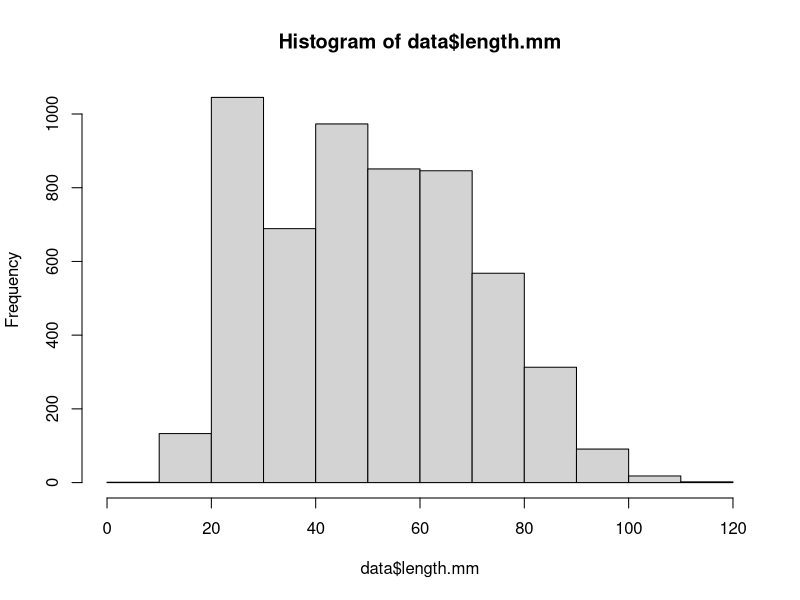
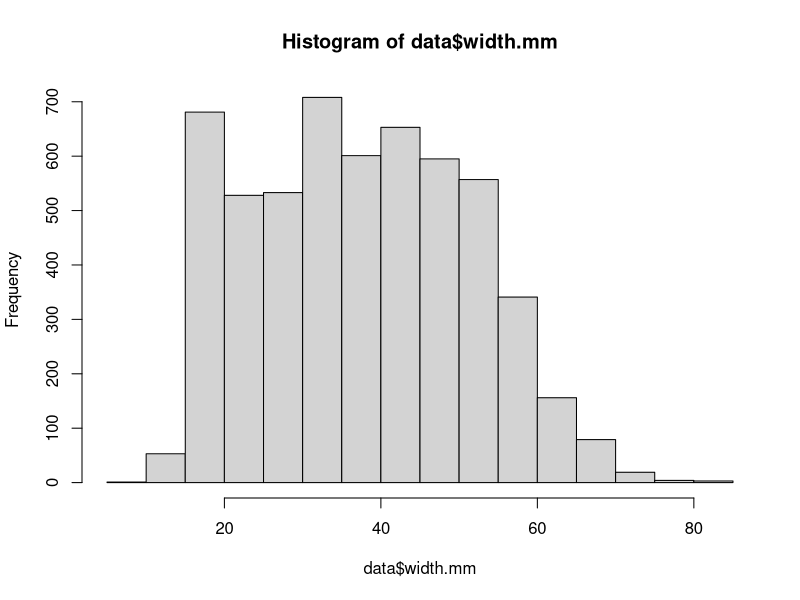
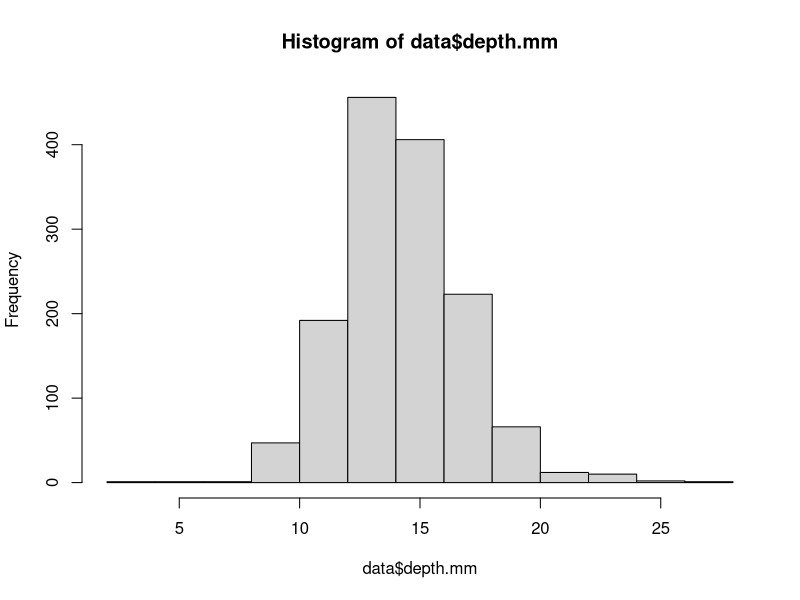
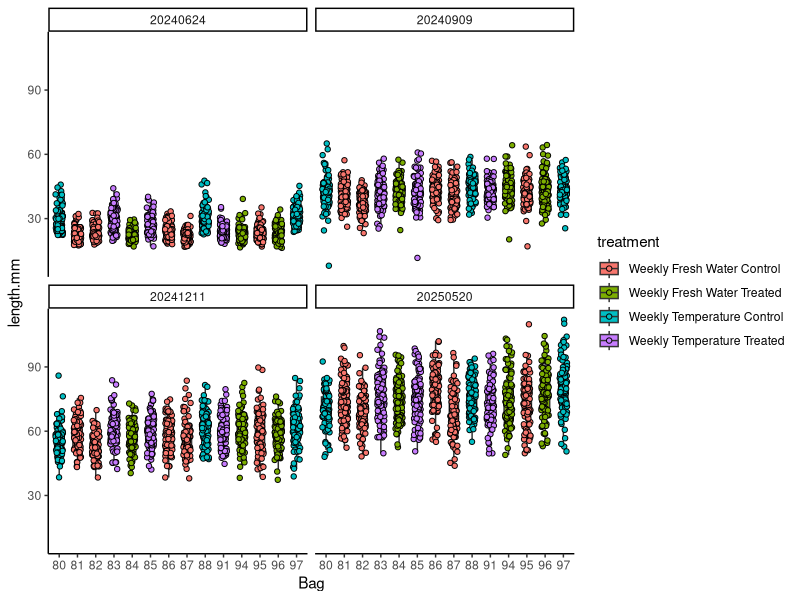
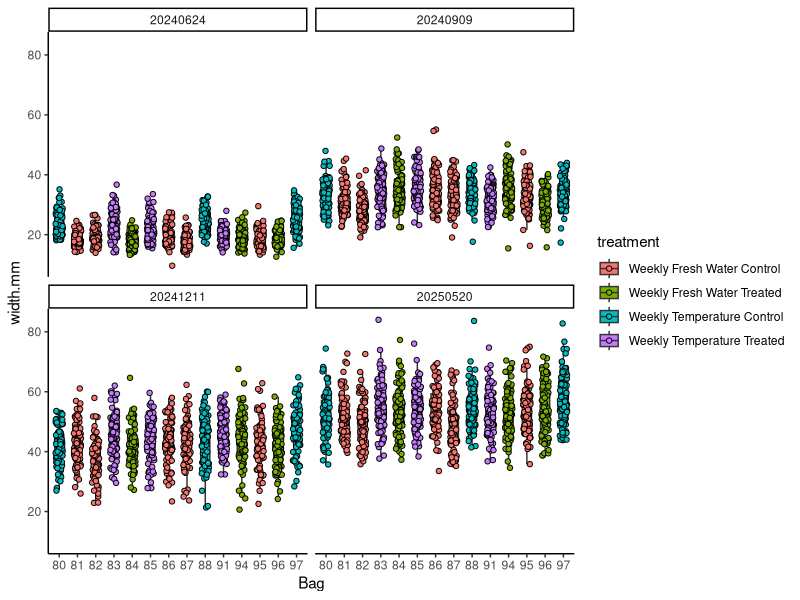
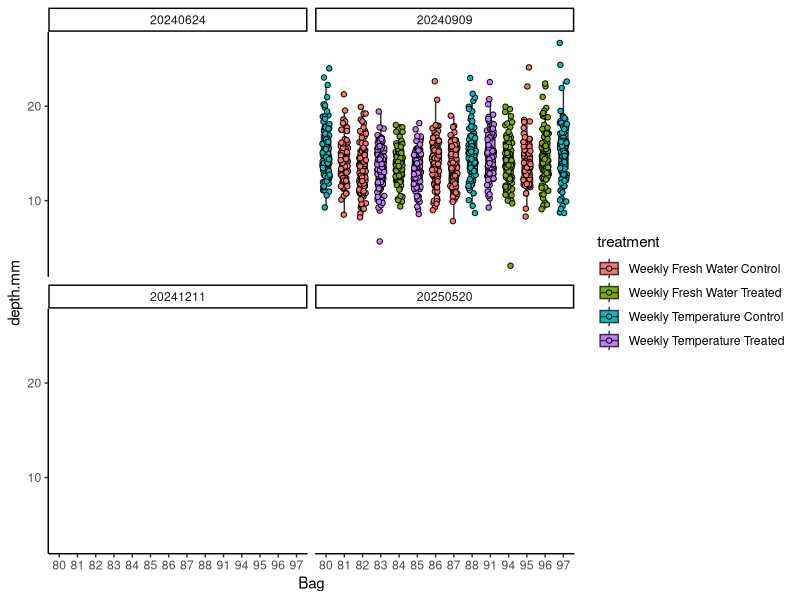
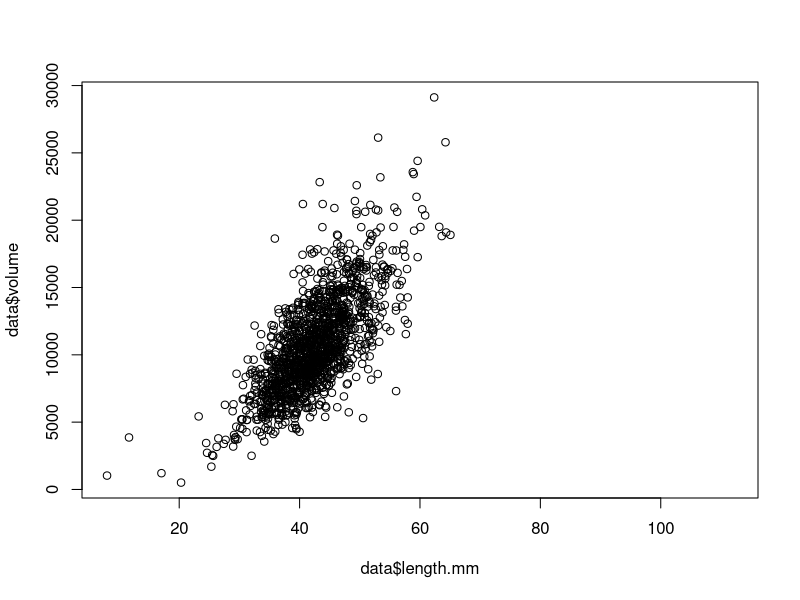
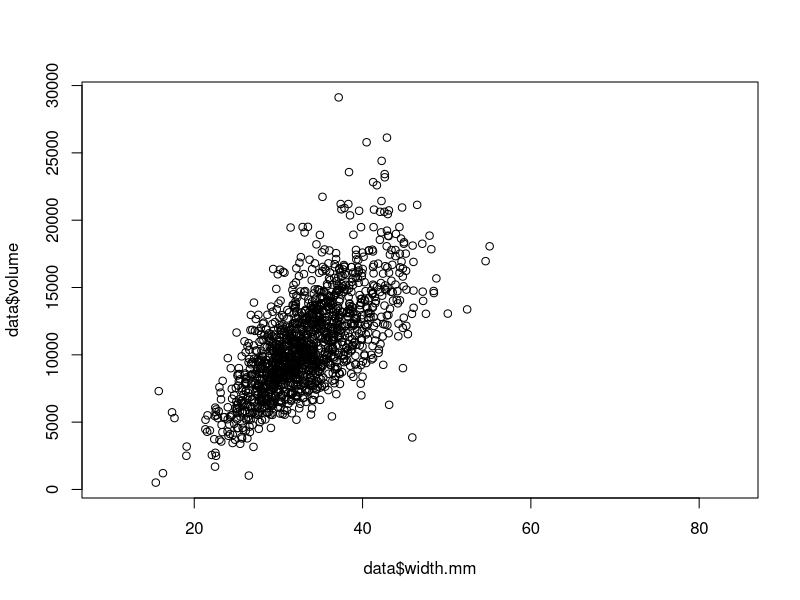

R code for these plots, in order:
## ---- chunk 1
knitr::opts_chunk$set(echo = TRUE, warning = FALSE, message = FALSE)
## ---- chunk 2
if ("tidyverse" %in% rownames(installed.packages()) == 'FALSE') install.packages('tidyverse') 
if ("ggplot2" %in% rownames(installed.packages()) == 'FALSE') install.packages('ggplot2') 
if ("ggeffects" %in% rownames(installed.packages()) == 'FALSE') install.packages('ggeffects') 

library("ggplot2")
library("tidyverse")
library("lme4")
library("lmerTest")
library("emmeans")
library("car")
library("mgcv")
library("ggeffects")
library("cowplot")
## ---- chunk 3
data<-read_csv(file="data/outplanting/GoosePoint/growth_GoosePoint.csv")%>%
  mutate(date=as.factor(date))
## ---- chunk 4
data$field_cattle_tag<-factor(data$field_cattle_tag)
## ---- chunk 5
data$dead[is.na(data$dead)] <- 0
data$stuck[is.na(data$stuck)] <- 0
## ---- chunk 6
metadata<-read_csv(file="data/outplanting/GoosePoint/bag_list_GoosePoint.csv")
metadata$field_cattle_tag<-factor(metadata$field_cattle_tag)

data$treatment<-metadata$treatment[match(data$field_cattle_tag, metadata$field_cattle_tag)]
## ---- chunk 7
hist(data$length.mm)
hist(data$width.mm)
hist(data$depth.mm)
## ---- chunk 8
plot1<-data%>%
  ggplot(aes(x=field_cattle_tag, y=length.mm, fill = treatment)) +
  facet_wrap(~date)+
  geom_boxplot(width=.5, outlier.shape= NA, position = position_dodge(width = 0.4)) +
  geom_point(pch = 21, position=position_jitterdodge(dodge.width=0.4)) +
  xlab("Bag") + 
  theme_classic(); plot1
## ---- chunk 9
plot2<-data%>%
  ggplot(aes(x=field_cattle_tag, y=width.mm, fill = treatment)) +
  facet_wrap(~date)+
  geom_boxplot(width=.5, outlier.shape= NA, position = position_dodge(width = 0.4)) +
  geom_point(pch = 21, position=position_jitterdodge(dodge.width=0.4)) +
  xlab("Bag") + 
  theme_classic(); plot2
## ---- chunk 10
plot3<-data%>%
  ggplot(aes(x=field_cattle_tag, y=depth.mm, fill = treatment)) +
  facet_wrap(~date)+
  geom_boxplot(width=.5, outlier.shape= NA, position = position_dodge(width = 0.4)) +
  geom_point(pch = 21, position=position_jitterdodge(dodge.width=0.4)) +
  xlab("Bag") + 
  theme_classic(); plot3
## ---- chunk 11
data$volume <- (4/3) * pi * (data$length.mm/2) * (data$width.mm/2) * (data$depth.mm/2)
## ---- chunk 12
plot(data$volume ~ data$length.mm)
plot(data$volume ~ data$width.mm)
## ---- chunk 13
training_data<-data%>%
  filter(date=="20240909")%>%
  filter(!is.na(volume))
## ---- chunk 14
# Fit a polynomial regression model (2nd-degree polynomial)
poly_model <- lm(volume ~ poly(length.mm, 2) + poly(width.mm, 2) + length.mm:width.mm, data = training_data)

# Fit a Generalized Additive Model (GAM) for comparison
gam_model <- gam(volume ~ s(length.mm, bs = "cs") + s(width.mm, bs = "cs"), data = training_data)

# Compare model summaries
summary(poly_model)
summary(gam_model)
## ---- chunk 15
plot(poly_model)
plot(gam_model)
## ---- chunk 16
# Predict Volume using the trained model
data$Predicted_Volume_GAM <- predict(gam_model, data)
data$Predicted_Volume_Poly <- predict(poly_model, data)
## ---- chunk 17
plot(data$Predicted_Volume_GAM ~ data$volume)
plot(data$Predicted_Volume_Poly ~ data$volume)
## ---- chunk 18
# Plot the relationship for visualization
ggplot(training_data, aes(x = length.mm, y = volume)) +
  geom_point() +
  geom_smooth(method = "gam", formula = y ~ s(x, bs = "cs"), color = "blue") +
  ggtitle("GAM Fit for Length vs Volume")

ggplot(training_data, aes(x = width.mm, y = volume)) +
  geom_point() +
  geom_smooth(method = "gam", formula = y ~ s(x, bs = "cs"), color = "red") +
  ggtitle("GAM Fit for Width vs Volume")
## ---- chunk 19
# Plot polynomial fit for Length vs. Volume
ggplot(training_data, aes(x = length.mm, y = volume)) +
  geom_point() +
  stat_smooth(method = "lm", formula = y ~ poly(x, 2), color = "blue", se = TRUE) +
  ggtitle("Polynomial Regression (2nd Degree) Fit for Length vs Volume")

# Plot polynomial fit for Width vs. Volume
ggplot(training_data, aes(x = width.mm, y = volume)) +
  geom_point() +
  stat_smooth(method = "lm", formula = y ~ poly(x, 2), color = "red", se = TRUE) +
  ggtitle("Polynomial Regression (2nd Degree) Fit for Width vs Volume")
## ---- chunk 20
# Plot polynomial fit for Length vs. Volume
ggplot(data%>%filter(date=="20240909"), aes(x = volume, y = Predicted_Volume_Poly)) +
  geom_point() +
  stat_smooth(method = "loess", color = "blue", se = TRUE) +
  ggtitle("Polynomial Regression (2nd Degree) Fit for Known vs Predicted Volume")
## ---- chunk 21
hist(data$Predicted_Volume_Poly)
min(data$Predicted_Volume_Poly)
## ---- chunk 22
data<-data%>%filter(Predicted_Volume_Poly>0)
hist(data$Predicted_Volume_Poly)
## ---- chunk 23
plot4<-data%>%
  ggplot(aes(x=field_cattle_tag, y=Predicted_Volume_Poly, fill = treatment)) +
  facet_wrap(~date)+
  geom_boxplot(width=.5, outlier.shape= NA, position = position_dodge(width = 0.4)) +
  geom_point(pch = 21, position=position_jitterdodge(dodge.width=0.4)) +
  xlab("Bag") + 
  theme_classic(); plot4
## ---- chunk 24
plot5<-data%>%
  ggplot(aes(x=treatment, y=Predicted_Volume_Poly, fill = treatment)) +
  facet_wrap(~date)+
  geom_boxplot(width=.5, outlier.shape= NA, position = position_dodge(width = 0.4)) +
  geom_point(pch = 21, position=position_jitterdodge(dodge.width=0.4)) +
  xlab("Treatment") + 
  theme_classic() + 
  theme(axis.text.x=element_text(angle=45, vjust=1, hjust=1)); plot5
## ---- chunk 25
plot6<-data%>%
  group_by(field_cattle_tag, treatment, date)%>%
  summarise(mean=mean(Predicted_Volume_Poly, na.rm=TRUE), se=sd(Predicted_Volume_Poly, na.rm=TRUE)/sqrt(length(Predicted_Volume_Poly)))%>%
  
  ggplot(aes(x=field_cattle_tag, y=mean, fill = treatment)) +
  facet_wrap(~date)+
  geom_point(pch = 21) +
  geom_errorbar(aes(ymin=mean-se, ymax=mean+se), width=0)+
  xlab("Bag") + 
  ylab("Volume")+
  #ylim(2000, 15000)+
  theme_classic() + 
  theme(axis.text.x=element_text(angle=45, vjust=1, hjust=1)); plot6
## ---- chunk 26
plot7<-data%>%
  group_by(treatment, date)%>%
  summarise(mean=mean(Predicted_Volume_Poly, na.rm=TRUE), se=sd(Predicted_Volume_Poly, na.rm=TRUE)/sqrt(length(Predicted_Volume_Poly)))%>%
  
  ggplot(aes(x=treatment, y=mean, fill = treatment)) +
  facet_wrap(~date)+
  geom_point(pch = 21, size=4) +
  geom_errorbar(aes(ymin=mean-se, ymax=mean+se), width=0)+
  xlab("Treatment") + 
  ylab("Volume")+
  #ylim(5000, 15000)+
  theme_classic() + 
  theme(axis.text.x=element_text(angle=45, vjust=1, hjust=1)); plot7
## ---- chunk 27
model<-lmer(sqrt(Predicted_Volume_Poly) ~ treatment * date + (1|field_cattle_tag:treatment), data=data)

summary(model)
anova(model)

qqPlot(residuals(model))
hist(residuals(model))
## ---- chunk 28
# Fit a mixed-effects model to estimate growth rate
growth_model <- lmer(Predicted_Volume_Poly ~ date * treatment + (1|treatment:field_cattle_tag), data = data)

# Summarize the model
summary(growth_model)
anova(growth_model)

# Extract fixed effects (overall growth rate) and random effects (bag-specific deviations)
fixed_effects <- fixef(growth_model)
random_effects <- ranef(growth_model)$`treatment:field_cattle_tag`

# Plot growth trajectories
ggplot(data, aes(x = date, y = Predicted_Volume_Poly, color = factor(treatment))) +
  geom_point() +
  geom_smooth(method = "lm", se = FALSE) +
  theme_minimal() +
  labs(title = "Oyster Growth Over Time",
       x = "Date",
       y = "Volume",
       color = "Treatment")

#plot model trajectories 
ggpred <- ggpredict(growth_model, terms = c("date", "treatment"))
ggplot(ggpred, aes(x = x, y = predicted, color = group, fill=group)) +
  geom_line() +
  geom_ribbon(aes(ymin = conf.low, ymax = conf.high), alpha = 0.2) +
  theme_classic() +
  
  labs(title = "Modeled Oyster Growth Over Time",
       x = "Date",
       y = "Volume",
       color = "Treatment", 
       fill = "Treatment")
## ---- chunk 29
fresh_data<-data[grepl("Fresh Water", data$treatment), ]

# Fit a mixed-effects model to estimate growth rate
growth_model_FW <- lmer(Predicted_Volume_Poly ~ date * treatment + (1|treatment:field_cattle_tag), data = fresh_data)

# Summarize the model
summary(growth_model_FW)
anova(growth_model_FW)

# Extract fixed effects (overall growth rate) and random effects (bag-specific deviations)
fixed_effects <- fixef(growth_model_FW)
random_effects <- ranef(growth_model_FW)$`treatment:field_cattle_tag`

# Plot growth trajectories
ggplot(fresh_data, aes(x = date, y = Predicted_Volume_Poly, color = factor(treatment))) +
  geom_point() +
  geom_smooth(method = "lm", se = FALSE) +
  theme_minimal() +
  labs(title = "Oyster Growth Over Time",
       x = "Date",
       y = "Volume",
       color = "Treatment")

#plot model trajectories 
ggpred <- ggpredict(growth_model_FW, terms = c("date", "treatment"))
plot1<-ggplot(ggpred, aes(x = x, y = predicted, color = group, fill=group)) +
  geom_line() +
  geom_ribbon(aes(ymin = conf.low, ymax = conf.high), alpha = 0.2) +
  theme_classic() +
  
  labs(title = "Modeled Oyster Growth Over Time (Fresh Water)",
       x = "Date",
       y = "Predicted Volume",
       color = "Treatment", 
       fill = "Treatment");plot1
## ---- chunk 30
temp_data<-data[grepl("Temperature", data$treatment), ]

# Fit a mixed-effects model to estimate growth rate
growth_model_TEMP <- lmer(Predicted_Volume_Poly ~ date * treatment + (1|treatment:field_cattle_tag), data = temp_data)

# Summarize the model
summary(growth_model_TEMP)
anova(growth_model_TEMP)

# Extract fixed effects (overall growth rate) and random effects (bag-specific deviations)
fixed_effects <- fixef(growth_model_TEMP)
random_effects <- ranef(growth_model_TEMP)$`treatment:field_cattle_tag`

# Plot growth trajectories
ggplot(temp_data, aes(x = date, y = Predicted_Volume_Poly, color = factor(treatment))) +
  geom_point() +
  geom_smooth(method = "lm", se = FALSE) +
  theme_minimal() +
  labs(title = "Oyster Growth Over Time",
       x = "Date",
       y = "Volume",
       color = "Treatment")

#plot model trajectories 
ggpred <- ggpredict(growth_model_TEMP, terms = c("date", "treatment"))
plot2<-ggplot(ggpred, aes(x = x, y = predicted, color = group, fill=group)) +
  geom_line() +
  geom_ribbon(aes(ymin = conf.low, ymax = conf.high), alpha = 0.2) +
  theme_classic() +
  
  labs(title = "Modeled Oyster Growth Over Time (Temperature)",
       x = "Date",
       y = "Predicted Volume",
       color = "Treatment", 
       fill = "Treatment");plot2
## ---- chunk 31
plots<-plot_grid(plot1, plot2, ncol=2, nrow=1);plots

ggsave(filename="figures/growth/goose_point/growth.png", plots, width=14, height=6)
